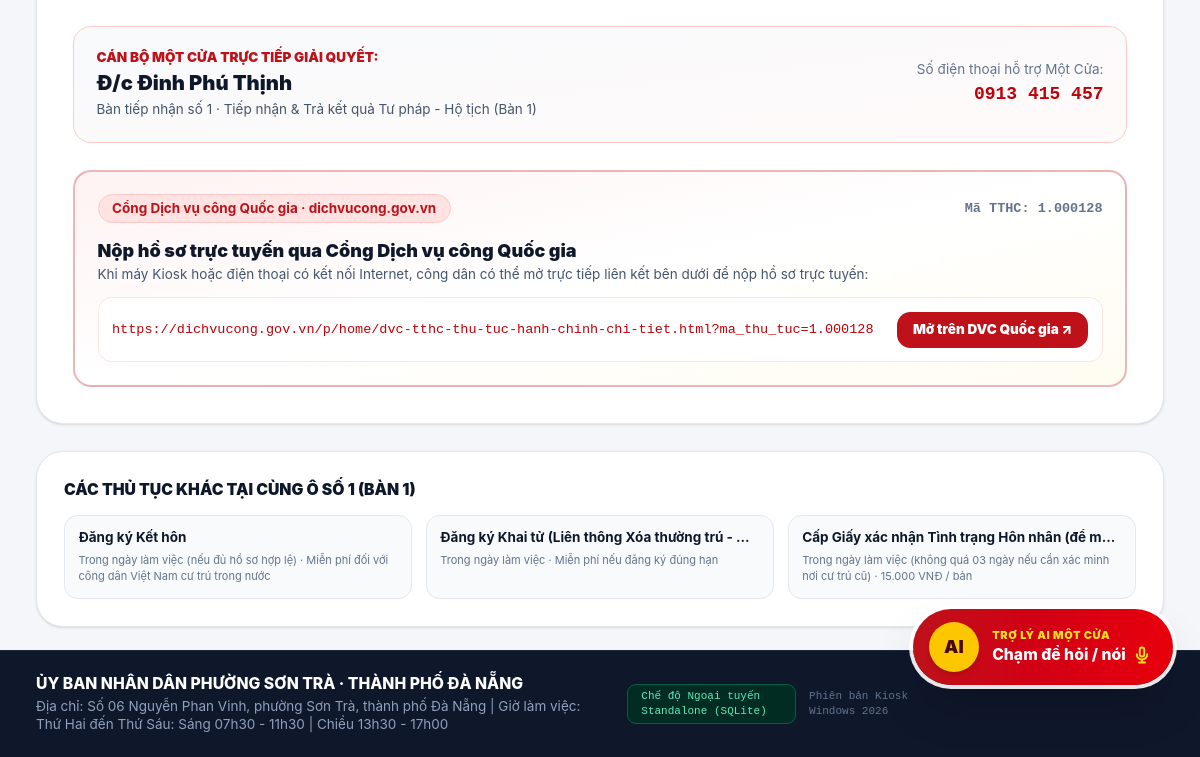
The page /service/srv-khai-sinh (lower part) on the database as committed earlier.
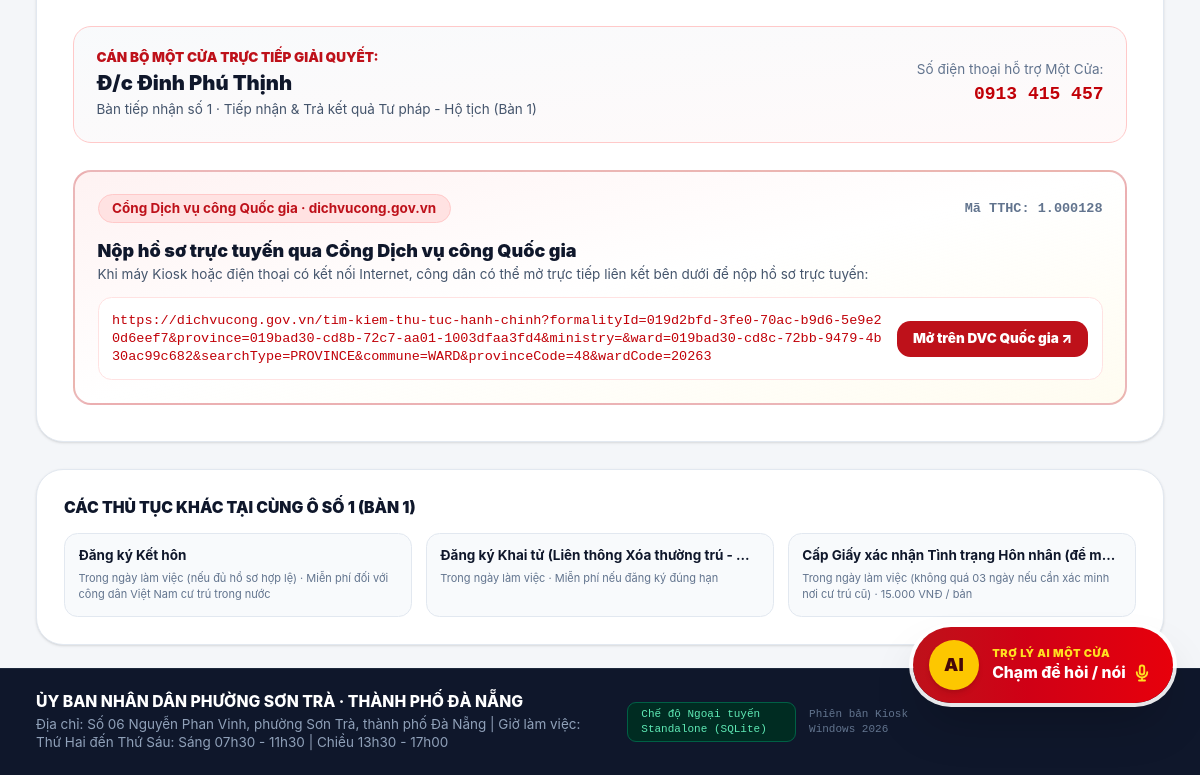
The same page on the database as committed later.
### tables this page shows
CREATE TABLE counters (
        id TEXT PRIMARY KEY,
        ward_id TEXT NOT NULL,
        code TEXT NOT NULL,
        name TEXT NOT NULL,
        officer_id TEXT,
        officer_name TEXT,
        primary_field TEXT,
        description TEXT,
        position_number INTEGER DEFAULT 1,
        color_theme TEXT DEFAULT 'blue',
        is_active INTEGER DEFAULT 1,
        FOREIGN KEY (ward_id) REFERENCES wards(id) ON DELETE CASCADE
    );

CREATE TABLE wards (
        id TEXT PRIMARY KEY,
        name TEXT NOT NULL,
        district TEXT,
        city TEXT,
        address TEXT,
        hotline TEXT,
        working_hours TEXT,
        support_officer TEXT,
        description TEXT
    );

CREATE TABLE services (
        id TEXT PRIMARY KEY,
        ward_id TEXT NOT NULL,
        code TEXT NOT NULL,
        name TEXT NOT NULL,
        category TEXT NOT NULL,
        level TEXT DEFAULT 'Toàn trình',
        counter_id TEXT,
        summary TEXT,
        processing_duration TEXT,
        fee TEXT,
        required_documents_json TEXT,
        steps_json TEXT,
        audio_script TEXT,
        legal_basis_json TEXT,
        faq_json TEXT,
        search_keywords_json TEXT,
        national_portal_url TEXT,
        is_popular INTEGER DEFAULT 0,
        FOREIGN KEY (ward_id) REFERENCES wards(id) ON DELETE CASCADE
    );

### app.py (the view)
@app.route('/service/<service_id>')
def service_detail(service_id):
    service = database.get_service(service_id)
    if not service:
        return redirect(url_for('citizen_home'))
    counter = database.get_counter(service.get('counterId'))
    officer = None
    if counter and counter.get('officerId'):
        officer = database.get_officer(counter.get('officerId'))
    all_services = database.get_services('ward-sontra')
    related_services = [s for s in all_services if s.get('counterId') == service.get('counterId') and s['id'] != service_id]
    sample_form = SAMPLE_FORMS.get(service_id)
    return render_template(
        'service_detail.html',
        service=service,
        counter=counter,
        officer=officer,
        related_services=related_services,
        sample_form=sample_form
    )

### app.py (called while the page is built)
@app.context_processor
def inject_global_data():
    ward = database.get_ward('ward-sontra') or {
        'id': 'ward-sontra',
        'name': 'Phường Sơn Trà',
        'district': 'Thành phố Đà Nẵng',
        'city': 'Thành phố Đà Nẵng',
        'address': 'Số 06 Nguyễn Phan Vinh, phường Sơn Trà, thành phố Đà Nẵng',
        'hotline': '0913 415 457',
        'working_hours': 'Sáng 07h30 - 11h30 | Chiều 13h30 - 17h00'
    }
    global_services = database.get_services('ward-sontra')
    global_counters = database.get_counters('ward-sontra')
    return dict(
        current_ward=ward,
        global_services=global_services,
        global_counters=global_counters
    )

### database.py (called while the page is built)
def get_db_connection() -> sqlite3.Connection:
    conn = sqlite3.connect(DB_FILE)
    conn.row_factory = sqlite3.Row
    conn.execute("PRAGMA foreign_keys = ON")
    return conn

def _normalize_counter(d: Dict[str, Any]) -> Dict[str, Any]:
    d['positionNumber'] = d.get('position_number')
    d['officerName'] = d.get('officer_name')
    d['officerId'] = d.get('officer_id')
    d['wardId'] = d.get('ward_id')
    d['primaryField'] = d.get('primary_field')
    d['colorTheme'] = d.get('color_theme')
    d['isActive'] = bool(d.get('is_active', 1))
    return d

def _normalize_ward(d: Dict[str, Any]) -> Dict[str, Any]:
    d['workingHours'] = d.get('working_hours')
    d['supportOfficer'] = d.get('support_officer')
    return d

def _normalize_officer(d: Dict[str, Any]) -> Dict[str, Any]:
    d['counterId'] = d.get('counter_id')
    d['phoneNumber'] = d.get('phone_number')
    d['avatarUrl'] = d.get('avatar_url')
    d['fields'] = json.loads(d.get('fields_json') or '[]')
    d['primaryDuties'] = json.loads(d.get('primary_duties_json') or '[]')
    d['concurrentRoles'] = json.loads(d.get('concurrent_roles_json') or '[]')
    return d

def get_ward(ward_id: str) -> Optional[Dict[str, Any]]:
    conn = get_db_connection()
    row = conn.execute("SELECT * FROM wards WHERE id = ?", (ward_id,)).fetchone()
    conn.close()
    return _normalize_ward(dict(row)) if row else None

def get_counters(ward_id: str = 'ward-sontra') -> List[Dict[str, Any]]:
    conn = get_db_connection()
    rows = conn.execute("SELECT * FROM counters WHERE ward_id = ? ORDER BY position_number ASC", (ward_id,)).fetchall()
    conn.close()
    return [_normalize_counter(dict(r)) for r in rows]

### templates/service_detail.html (shortened to what this page needs)
{% extends "base.html" %}
{% block content %}
<div class="space-y-6">
  <div class="print-sheet bg-white rounded-3xl p-6 sm:p-8 border border-slate-200 shadow-sm space-y-6">
    {% if counter %}
    <div class="p-5 bg-gradient-to-br from-slate-50 to-red-50/40 rounded-2xl border border-red-200 flex flex-col md:flex-row items-start md:items-center justify-between gap-4">
      <div>
        <span class="text-xs font-black text-[#be111a] uppercase block">Cán bộ một cửa trực tiếp giải quyết:</span>
        <h4 class="text-lg font-black text-slate-900">{{ counter.officerName or 'Chuyên viên phụ trách' }}</h4>
        <p class="text-xs text-slate-600 mt-0.5">Bàn tiếp nhận số {{ counter.positionNumber }} · {{ counter.name }}</p>
      </div>
      <div class="text-left md:text-right">
        <span class="text-xs text-slate-500 block">Số điện thoại hỗ trợ Một Cửa:</span>
        <span class="text-base font-black text-red-700 font-mono">{{ current_ward.hotline }}</span>
      </div>
    </div>
    {% endif %}
    {% if service.nationalPortalUrl %}
    <div class="no-print p-5 bg-gradient-to-br from-red-50 via-white to-amber-50/70 rounded-2xl border-2 border-[#be111a]/30 space-y-3">
      <div class="flex flex-wrap items-center justify-between gap-2">
        <span class="inline-flex items-center gap-1.5 px-3 py-1 rounded-full bg-red-100 text-[#be111a] text-xs font-bold border border-red-200">
          Cổng Dịch vụ công Quốc gia · dichvucong.gov.vn
        </span>
        <span class="text-xs font-bold text-slate-500 font-mono">Mã TTHC: {{ service.code }}</span>
      </div>
      <div>
        <h4 class="text-base font-black text-slate-900">Nộp hồ sơ trực tuyến qua Cổng Dịch vụ công Quốc gia</h4>
        <p class="text-xs text-slate-600 mt-0.5">Khi máy Kiosk hoặc điện thoại có kết nối Internet, công dân có thể mở trực tiếp liên kết bên dưới để nộp hồ sơ trực tuyến:</p>
      </div>
      <div class="p-3 bg-white rounded-xl border border-red-100 flex flex-col sm:flex-row items-start sm:items-center justify-between gap-2 text-xs">
        <a href="{{ service.nationalPortalUrl }}" target="_blank" rel="noopener noreferrer" class="font-mono text-red-700 hover:underline break-all">
          {{ service.nationalPortalUrl }}
        </a>
        <a href="{{ service.nationalPortalUrl }}" target="_blank" rel="noopener noreferrer" class="shrink-0 px-3.5 py-2 rounded-xl bg-[#be111a] hover:bg-[#9b0e15] text-white font-black text-xs transition-colors">
          Mở trên DVC Quốc gia ↗
        </a>
      </div>
    </div>
    {% endif %}
  </div>
  {% if related_services %}
  <div id="related-services-box" class="no-print bg-white rounded-3xl p-6 border border-slate-200 shadow-sm space-y-3">
    <h3 class="text-sm font-black text-slate-900 uppercase">Các thủ tục khác tại cùng {{ counter.code }} (Bàn {{ counter.positionNumber }})</h3>
    <div class="grid grid-cols-1 sm:grid-cols-2 md:grid-cols-3 gap-3">
      {% for rel in related_services %}
      <a href="/service/{{ rel.id }}" class="p-3 bg-slate-50 hover:bg-red-50 border border-slate-200 hover:border-red-200 rounded-xl transition-all">
        <h4 class="text-xs font-bold text-slate-900 truncate">{{ rel.name }}</h4>
        <span class="text-[11px] text-slate-500 mt-1 block">{{ rel.processingDuration }} · {{ rel.fee }}</span>
      </a>
      {% endfor %}
    </div>
  </div>
  {% endif %}
</div>
{% endblock %}

### templates/base.html (shortened to what this page needs)
<!DOCTYPE html>
<html lang="vi" class="text-scale-large">
<head>
  <link rel="stylesheet" href="{{ url_for('static', filename='css/tailwind.offline.css') }}">
</head>
<body class="min-h-screen flex flex-col bg-[#f4f6f9] text-slate-800 antialiased selection:bg-red-200 selection:text-red-900">
  {% block page_chrome %}
  <main class="flex-1 w-full max-w-7xl mx-auto px-4 sm:px-6 lg:px-8 py-5">
    {% block content %}{% endblock %}
  </main>
  <footer class="no-print bg-slate-900 text-slate-300 border-t border-slate-800 text-xs py-5 mt-auto lg:pr-56">
    <div class="max-w-7xl mx-auto px-4 sm:px-6 lg:px-8">
      <div class="flex flex-col md:flex-row items-center justify-between gap-4">
        <div>
          <p class="font-extrabold text-white text-sm">ỦY BAN NHÂN DÂN PHƯỜNG SƠN TRÀ · THÀNH PHỐ ĐÀ NẴNG</p>
          <p class="text-slate-400 mt-0.5">Địa chỉ: {{ current_ward.address }} | Giờ làm việc: {{ current_ward.working_hours }}</p>
        </div>
        <div class="flex flex-col sm:flex-row items-center gap-3">
          <div class="flex items-center gap-2 px-3 py-1 bg-emerald-950 text-emerald-300 rounded-lg border border-emerald-800 font-mono text-[11px]">
            <span>Chế độ Ngoại tuyến Standalone (SQLite)</span>
          </div>
          <span class="text-slate-500 font-mono text-[11px]">Phiên bản Kiosk Windows 2026</span>
        </div>
      </div>
    </div>
  </footer>
  {% endblock %}
  <div class="no-print fixed bottom-14 sm:bottom-16 right-5 sm:right-6 z-40">
    <button type="button" class="btn-open-ai-assistant group flex items-center gap-3 bg-gradient-to-r from-[#be111a] to-red-600 hover:from-red-700 hover:to-red-800 text-white pl-3.5 pr-5 py-3 rounded-full shadow-2xl ring-4 ring-white/90 hover:ring-amber-300 transition-all duration-300 cursor-pointer transform hover:scale-105 active:scale-95 animate-pulse-subtle">
      <div class="relative">
        <div class="w-11 h-11 rounded-full bg-yellow-400 text-red-950 flex items-center justify-center font-black text-base shadow-md">
          AI
        </div>
      </div>
      <div class="text-left">
        <div class="text-[11px] font-black uppercase tracking-wider text-yellow-300">Trợ lý AI Một cửa</div>
        <div class="text-sm font-extrabold text-white flex items-center gap-1.5">
          <span>Chạm để hỏi / nói</span>
          <svg class="w-4 h-4 text-yellow-300" fill="none" stroke="currentColor" viewBox="0 0 24 24"><path stroke-linecap="round" stroke-linejoin="round" stroke-width="2.5" d="M19 11a7 7 0 01-7 7m0 0a7 7 0 01-7-7m7 7v4m0 0H8m4 0h4m-4-8a3 3 0 01-3-3V5a3 3 0 116 0v6a3 3 0 01-3 3z"></path></svg>
        </div>
      </div>
    </button>
  </div>
</body>
</html>

### templates/base.html (style rules this page uses)
body { font-family: -apple-system, BlinkMacSystemFont, "Segoe UI", Roboto, "Helvetica Neue", Arial, sans-serif; background-color: #f4f6f9; color: #1e293b; touch-action: manipulation; -webkit-tap-highlight-color: transparent; }
html.text-scale-large { font-size: 18px; }
.animate-pulse-subtle { animation: pulse-subtle 2.5s ease-in-out infinite; }

Rows that differ between the two databases and show on the page:
changed services: nationalPortalUrl "https://dichvucong.gov.vn/p/home/dvc-tthc-thu-tuc-hanh-chinh-chi-tiet.html?ma_thu_tuc=1.000128" → "https://dichvucong.gov.vn/tim-kiem-thu-tuc-hanh-chinh?formalityId=019d2bfd-3fe0-70ac-b9d6-5e9e20d6eef7&province=019bad30-cd8b-72c7-aa01-1003dfaa3fd4&ministry=&ward=019bad30-cd8c-72bb-9479-4b30ac99c682&searchType=PROVINCE&commune=WARD&provinceCode=48&wardCode=20263"
